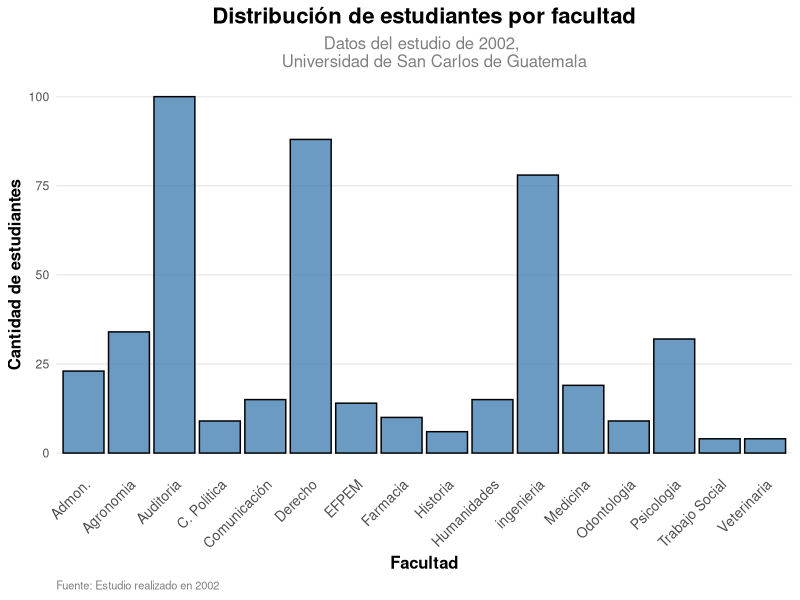

Recreate this plot in R.
## ---- chunk 1
# Instalación y carga de paquetes esenciales

# Paquete que incluye ggplot2, dplyr, tidyr
if (!require("tidyverse")) install.packages("tidyverse")

# Importar la base de datos
datos <- read_csv("datos_estudiantes.csv")

# Ejemplo avanzado de personalización de un gráfico
plot<- ggplot(data = datos, aes(x = FACULTAD)) +
  geom_bar(fill = "steelblue", color = "black", alpha = 0.8) +
  labs(
    title = "Distribución de estudiantes por facultad",
    subtitle = "Datos del estudio de 2002, 
    Universidad de San Carlos de Guatemala",
    x = "Facultad",
    y = "Cantidad de estudiantes",
    caption = "Fuente: Estudio realizado en 2002"
  ) +
  theme_minimal() +
  theme(
    plot.title = element_text(size = 16, face = "bold", hjust = 0.5),
    plot.subtitle = element_text(size = 12, hjust = 0.5, color = "gray50"),
    axis.title = element_text(size = 12, face = "bold"),
    axis.text.x = element_text(angle = 45, hjust = 1, size = 10),
    panel.grid.major.x = element_blank(),
    panel.grid.minor = element_blank(),
    plot.caption = element_text(hjust = 0, size = 8, color = "gray50")
  )

## ---- chunk 2
# Crear un data frame de ejemplo
ejemplo <- data.frame(
  Nombre = c("Ana", "Luis", "María"),
  Edad = c(25, 30, 22),
  Ciudad = c("Madrid", "Barcelona", "Valencia")
)
## ---- chunk 3
# Guardar la tabla en formato CSV
write.csv(ejemplo, "ejemplo.csv", row.names = FALSE)
## ---- chunk 4
# Paquete para la exportación de datos a Excel
if (!require("writexl")) install.packages("writexl")
## ---- chunk 5
# Guardar la tabla en formato Excel
write_xlsx(ejemplo, "ejemplo.xlsx")
